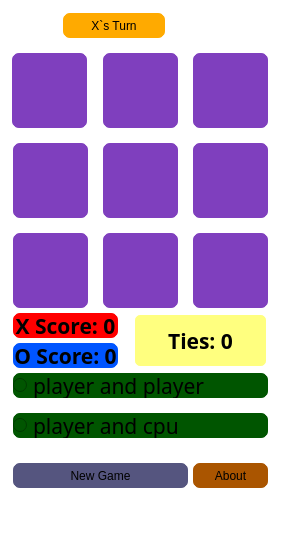
<?xml version="1.0" encoding="UTF-8"?>
<ui version="4.0">
 <class>MainWindow</class>
 <widget class="QMainWindow" name="MainWindow">
  <property name="geometry">
   <rect>
    <x>0</x>
    <y>0</y>
    <width>288</width>
    <height>539</height>
   </rect>
  </property>
  <property name="windowTitle">
   <string>MainWindow</string>
  </property>
  <property name="styleSheet">
   <string notr="true">background-color: rgb(255, 255, 255);
</string>
  </property>
  <widget class="QWidget" name="centralwidget">
   <widget class="QPushButton" name="newgame">
    <property name="geometry">
     <rect>
      <x>10</x>
      <y>460</y>
      <width>181</width>
      <height>31</height>
     </rect>
    </property>
    <property name="sizePolicy">
     <sizepolicy hsizetype="MinimumExpanding" vsizetype="MinimumExpanding">
      <horstretch>0</horstretch>
      <verstretch>5</verstretch>
     </sizepolicy>
    </property>
    <property name="styleSheet">
     <string notr="true">font: 800 16pt &quot;Dosis ExtraBold&quot;;
background-color: rgb(85, 85, 127);
border-radius: 10px;
border-style: outset;
border-width:3px;
border-color: rgb(255, 255, 255);</string>
    </property>
    <property name="text">
     <string>New Game</string>
    </property>
   </widget>
   <widget class="QPushButton" name="turn">
    <property name="geometry">
     <rect>
      <x>60</x>
      <y>10</y>
      <width>108</width>
      <height>31</height>
     </rect>
    </property>
    <property name="sizePolicy">
     <sizepolicy hsizetype="MinimumExpanding" vsizetype="MinimumExpanding">
      <horstretch>0</horstretch>
      <verstretch>5</verstretch>
     </sizepolicy>
    </property>
    <property name="styleSheet">
     <string notr="true">font: 800 16pt &quot;Dosis ExtraBold&quot;;
background-color: rgb(255, 170, 0);
border-radius: 10px;
border-style: outset;
border-width:3px;
border-color: rgb(255, 255, 255);</string>
    </property>
    <property name="text">
     <string>X`s Turn</string>
    </property>
   </widget>
   <widget class="QPushButton" name="btn_8">
    <property name="geometry">
     <rect>
      <x>100</x>
      <y>230</y>
      <width>81</width>
      <height>81</height>
     </rect>
    </property>
    <property name="sizePolicy">
     <sizepolicy hsizetype="Expanding" vsizetype="Expanding">
      <horstretch>0</horstretch>
      <verstretch>15</verstretch>
     </sizepolicy>
    </property>
    <property name="font">
     <font>
      <pointsize>50</pointsize>
      <bold>true</bold>
     </font>
    </property>
    <property name="styleSheet">
     <string notr="true">background-color:rgb(127, 63, 190);
border-radius: 10px;
border-style: outset;
border-width:3px;
border-color: rgb(255, 255, 255);</string>
    </property>
    <property name="text">
     <string/>
    </property>
   </widget>
   <widget class="QPushButton" name="btn_5">
    <property name="geometry">
     <rect>
      <x>100</x>
      <y>140</y>
      <width>81</width>
      <height>81</height>
     </rect>
    </property>
    <property name="sizePolicy">
     <sizepolicy hsizetype="Expanding" vsizetype="Expanding">
      <horstretch>0</horstretch>
      <verstretch>15</verstretch>
     </sizepolicy>
    </property>
    <property name="font">
     <font>
      <pointsize>50</pointsize>
      <bold>true</bold>
     </font>
    </property>
    <property name="styleSheet">
     <string notr="true">background-color:rgb(127, 63, 190);
border-radius: 10px;
border-style: outset;
border-width:3px;
border-color: rgb(255, 255, 255);</string>
    </property>
    <property name="text">
     <string/>
    </property>
   </widget>
   <widget class="QPushButton" name="btn_6">
    <property name="geometry">
     <rect>
      <x>190</x>
      <y>140</y>
      <width>81</width>
      <height>81</height>
     </rect>
    </property>
    <property name="sizePolicy">
     <sizepolicy hsizetype="Expanding" vsizetype="Expanding">
      <horstretch>0</horstretch>
      <verstretch>15</verstretch>
     </sizepolicy>
    </property>
    <property name="font">
     <font>
      <pointsize>50</pointsize>
      <bold>true</bold>
     </font>
    </property>
    <property name="styleSheet">
     <string notr="true">background-color:rgb(127, 63, 190);
border-radius: 10px;
border-style: outset;
border-width:3px;
border-color: rgb(255, 255, 255);</string>
    </property>
    <property name="text">
     <string/>
    </property>
   </widget>
   <widget class="QPushButton" name="xscore">
    <property name="geometry">
     <rect>
      <x>10</x>
      <y>310</y>
      <width>111</width>
      <height>31</height>
     </rect>
    </property>
    <property name="sizePolicy">
     <sizepolicy hsizetype="MinimumExpanding" vsizetype="MinimumExpanding">
      <horstretch>0</horstretch>
      <verstretch>7</verstretch>
     </sizepolicy>
    </property>
    <property name="font">
     <font>
      <family>Dosis ExtraBold</family>
      <pointsize>16</pointsize>
      <bold>true</bold>
     </font>
    </property>
    <property name="styleSheet">
     <string notr="true">background-color: rgb(255, 0, 0);
border-radius: 10px;
border-style: outset;
border-width:3px;
border-color: rgb(255, 255, 255);
</string>
    </property>
    <property name="text">
     <string>X Score: 0</string>
    </property>
   </widget>
   <widget class="QPushButton" name="about">
    <property name="geometry">
     <rect>
      <x>190</x>
      <y>460</y>
      <width>81</width>
      <height>31</height>
     </rect>
    </property>
    <property name="sizePolicy">
     <sizepolicy hsizetype="MinimumExpanding" vsizetype="MinimumExpanding">
      <horstretch>0</horstretch>
      <verstretch>0</verstretch>
     </sizepolicy>
    </property>
    <property name="styleSheet">
     <string notr="true">font: 800 16pt &quot;Dosis ExtraBold&quot;;
background-color: rgb(170, 85, 0);
border-radius: 10px;
border-style: outset;
border-width:3px;
border-color: rgb(255, 255, 255);</string>
    </property>
    <property name="text">
     <string>About</string>
    </property>
   </widget>
   <widget class="QPushButton" name="btn_9">
    <property name="geometry">
     <rect>
      <x>190</x>
      <y>230</y>
      <width>81</width>
      <height>81</height>
     </rect>
    </property>
    <property name="sizePolicy">
     <sizepolicy hsizetype="Ignored" vsizetype="Ignored">
      <horstretch>0</horstretch>
      <verstretch>15</verstretch>
     </sizepolicy>
    </property>
    <property name="maximumSize">
     <size>
      <width>16777000</width>
      <height>16777000</height>
     </size>
    </property>
    <property name="font">
     <font>
      <family>Arial Rounded MT Bold</family>
      <pointsize>50</pointsize>
      <bold>false</bold>
     </font>
    </property>
    <property name="styleSheet">
     <string notr="true">background-color:rgb(127, 63, 190);
border-radius: 10px;
border-style: outset;
border-width:3px;
border-color: rgb(255, 255, 255);</string>
    </property>
    <property name="text">
     <string/>
    </property>
   </widget>
   <widget class="QPushButton" name="btn_4">
    <property name="geometry">
     <rect>
      <x>10</x>
      <y>140</y>
      <width>81</width>
      <height>81</height>
     </rect>
    </property>
    <property name="sizePolicy">
     <sizepolicy hsizetype="Expanding" vsizetype="Expanding">
      <horstretch>0</horstretch>
      <verstretch>15</verstretch>
     </sizepolicy>
    </property>
    <property name="font">
     <font>
      <pointsize>50</pointsize>
      <bold>true</bold>
     </font>
    </property>
    <property name="styleSheet">
     <string notr="true">background-color:rgb(127, 63, 190);
border-radius: 10px;
border-style: outset;
border-width:3px;
border-color: rgb(255, 255, 255);</string>
    </property>
    <property name="text">
     <string/>
    </property>
   </widget>
   <widget class="QPushButton" name="btn_1">
    <property name="geometry">
     <rect>
      <x>9</x>
      <y>50</y>
      <width>81</width>
      <height>81</height>
     </rect>
    </property>
    <property name="sizePolicy">
     <sizepolicy hsizetype="Expanding" vsizetype="Expanding">
      <horstretch>0</horstretch>
      <verstretch>15</verstretch>
     </sizepolicy>
    </property>
    <property name="font">
     <font>
      <pointsize>50</pointsize>
      <bold>true</bold>
     </font>
    </property>
    <property name="styleSheet">
     <string notr="true">background-color:rgb(127, 63, 190);
border-radius: 10px;
border-style: outset;
border-width:3px;
border-color: rgb(255, 255, 255);</string>
    </property>
    <property name="text">
     <string/>
    </property>
   </widget>
   <widget class="QPushButton" name="oscore">
    <property name="geometry">
     <rect>
      <x>10</x>
      <y>340</y>
      <width>111</width>
      <height>31</height>
     </rect>
    </property>
    <property name="sizePolicy">
     <sizepolicy hsizetype="MinimumExpanding" vsizetype="MinimumExpanding">
      <horstretch>0</horstretch>
      <verstretch>7</verstretch>
     </sizepolicy>
    </property>
    <property name="font">
     <font>
      <family>Dosis ExtraBold</family>
      <pointsize>16</pointsize>
      <bold>true</bold>
     </font>
    </property>
    <property name="styleSheet">
     <string notr="true">background-color: rgb(0, 85, 255);
border-radius: 10px;
border-style: outset;
border-width:3px;
border-color: rgb(255, 255, 255);
</string>
    </property>
    <property name="text">
     <string>O Score: 0</string>
    </property>
   </widget>
   <widget class="QPushButton" name="btn_2">
    <property name="geometry">
     <rect>
      <x>100</x>
      <y>50</y>
      <width>81</width>
      <height>81</height>
     </rect>
    </property>
    <property name="sizePolicy">
     <sizepolicy hsizetype="Expanding" vsizetype="Expanding">
      <horstretch>0</horstretch>
      <verstretch>15</verstretch>
     </sizepolicy>
    </property>
    <property name="font">
     <font>
      <pointsize>50</pointsize>
      <bold>true</bold>
     </font>
    </property>
    <property name="styleSheet">
     <string notr="true">background-color:rgb(127, 63, 190);
border-radius: 10px;
border-style: outset;
border-width:3px;
border-color: rgb(255, 255, 255);</string>
    </property>
    <property name="text">
     <string/>
    </property>
   </widget>
   <widget class="QPushButton" name="btn_3">
    <property name="geometry">
     <rect>
      <x>190</x>
      <y>50</y>
      <width>81</width>
      <height>81</height>
     </rect>
    </property>
    <property name="sizePolicy">
     <sizepolicy hsizetype="Expanding" vsizetype="Expanding">
      <horstretch>0</horstretch>
      <verstretch>15</verstretch>
     </sizepolicy>
    </property>
    <property name="font">
     <font>
      <pointsize>50</pointsize>
      <bold>true</bold>
     </font>
    </property>
    <property name="styleSheet">
     <string notr="true">background-color:rgb(127, 63, 190);
border-radius: 10px;
border-style: outset;
border-width:3px;
border-color: rgb(255, 255, 255);</string>
    </property>
    <property name="text">
     <string/>
    </property>
   </widget>
   <widget class="QPushButton" name="btn_7">
    <property name="geometry">
     <rect>
      <x>10</x>
      <y>230</y>
      <width>81</width>
      <height>81</height>
     </rect>
    </property>
    <property name="sizePolicy">
     <sizepolicy hsizetype="Expanding" vsizetype="Expanding">
      <horstretch>0</horstretch>
      <verstretch>15</verstretch>
     </sizepolicy>
    </property>
    <property name="font">
     <font>
      <pointsize>50</pointsize>
      <bold>true</bold>
     </font>
    </property>
    <property name="styleSheet">
     <string notr="true">background-color:rgb(127, 63, 190);
border-radius: 10px;
border-style: outset;
border-width:3px;
border-color: rgb(255, 255, 255);</string>
    </property>
    <property name="text">
     <string/>
    </property>
   </widget>
   <widget class="QPushButton" name="tie">
    <property name="geometry">
     <rect>
      <x>130</x>
      <y>310</y>
      <width>141</width>
      <height>61</height>
     </rect>
    </property>
    <property name="sizePolicy">
     <sizepolicy hsizetype="MinimumExpanding" vsizetype="MinimumExpanding">
      <horstretch>0</horstretch>
      <verstretch>7</verstretch>
     </sizepolicy>
    </property>
    <property name="font">
     <font>
      <family>Dosis ExtraBold</family>
      <pointsize>16</pointsize>
      <bold>true</bold>
     </font>
    </property>
    <property name="styleSheet">
     <string notr="true">background-color: rgb(255, 255, 127);
border-radius: 10px;
border-style: outset;
border-width:5px;
border-color: rgb(255, 255, 255);

</string>
    </property>
    <property name="text">
     <string>Ties: 0</string>
    </property>
   </widget>
   <widget class="QRadioButton" name="player2">
    <property name="geometry">
     <rect>
      <x>10</x>
      <y>370</y>
      <width>261</width>
      <height>31</height>
     </rect>
    </property>
    <property name="sizePolicy">
     <sizepolicy hsizetype="MinimumExpanding" vsizetype="MinimumExpanding">
      <horstretch>0</horstretch>
      <verstretch>5</verstretch>
     </sizepolicy>
    </property>
    <property name="font">
     <font>
      <family>Dosis ExtraBold</family>
      <pointsize>16</pointsize>
      <italic>false</italic>
      <fontweight>ExtraBold</fontweight>
     </font>
    </property>
    <property name="styleSheet">
     <string notr="true">font: 800 16pt &quot;Dosis ExtraBold&quot;;
background-color: rgb(0, 85, 0);
border-radius: 10px;
border-style: outset;
border-width:3px;
border-color: rgb(255, 255, 255);</string>
    </property>
    <property name="text">
     <string>player and player</string>
    </property>
   </widget>
   <widget class="QRadioButton" name="cpu">
    <property name="geometry">
     <rect>
      <x>10</x>
      <y>410</y>
      <width>261</width>
      <height>31</height>
     </rect>
    </property>
    <property name="sizePolicy">
     <sizepolicy hsizetype="MinimumExpanding" vsizetype="MinimumExpanding">
      <horstretch>0</horstretch>
      <verstretch>5</verstretch>
     </sizepolicy>
    </property>
    <property name="font">
     <font>
      <family>Dosis ExtraBold</family>
      <pointsize>16</pointsize>
      <italic>false</italic>
      <fontweight>ExtraBold</fontweight>
     </font>
    </property>
    <property name="layoutDirection">
     <enum>Qt::LeftToRight</enum>
    </property>
    <property name="autoFillBackground">
     <bool>false</bool>
    </property>
    <property name="styleSheet">
     <string notr="true">font: 800 16pt &quot;Dosis ExtraBold&quot;;
background-color:rgb(0, 85, 0);
border-radius: 10px;
border-style: outset;
border-width:3px;
border-color: rgb(255, 255, 255);</string>
    </property>
    <property name="text">
     <string>player and cpu</string>
    </property>
    <property name="iconSize">
     <size>
      <width>10</width>
      <height>10</height>
     </size>
    </property>
   </widget>
  </widget>
  <widget class="QMenuBar" name="menubar">
   <property name="geometry">
    <rect>
     <x>0</x>
     <y>0</y>
     <width>288</width>
     <height>22</height>
    </rect>
   </property>
  </widget>
  <widget class="QStatusBar" name="statusbar"/>
 </widget>
 <resources/>
 <connections/>
</ui>
